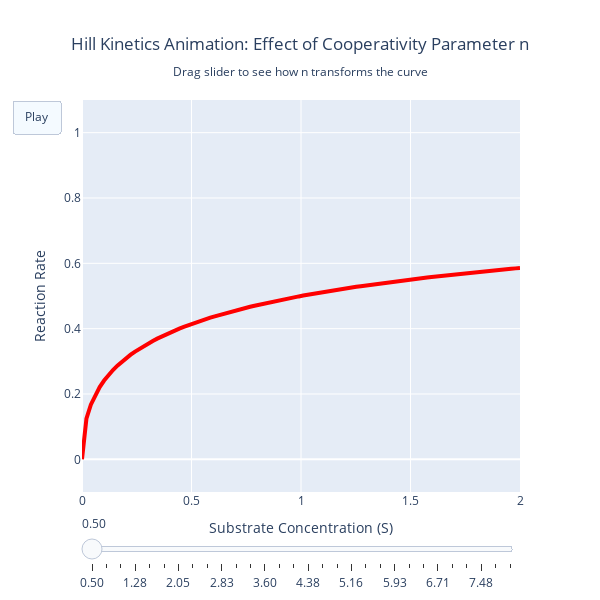

The cell this chart's notebook holds for it:
### Markdown cell above
## Interactive Graph: slider for Hill coefficient

### Code cell
S_values = np.linspace(0, 2, 100)  # substrate range

frames = []

n_animation = np.linspace(0.5, 8, 30)

for n_val in n_animation:
    rate_curve = menten_hill_kinetics(S_values, k_max, K_m, n_val)
    
    frames.append(go.Frame(
        data=[go.Scatter(
            x=S_values, 
            y=rate_curve,
            mode='lines',
            line=dict(color='red', width=4),
            name=f'n = {n_val:.2f}'
        )],
        name=f"n={n_val:.2f}"
    ))


# Create the animation figure
fig_animation = go.Figure(
    data=[go.Scatter(
        x=S_values, 
        y=menten_hill_kinetics(S_values, k_max, K_m, n_animation[0]),
        mode='lines',
        line=dict(color='red', width=4),
        name='Rate'
    )],
    layout=go.Layout(
        title=dict(
            text="Hill Kinetics Animation: Effect of Cooperativity Parameter n<br><sub>Drag slider to see how n transforms the curve</sub>",
            x=0.5
        ),
        xaxis=dict(title="Substrate Concentration (S)", range=[0, S_values[-1]]),
        yaxis=dict(title="Reaction Rate", range=[-0.1, 1.1]),
        width=600,    # Figure width in pixels
        height=600,
        updatemenus=[dict(
            type="buttons",
            buttons=[dict(label="Play",
                         method="animate",
                         args=[None, {"frame": {"duration": 100, "redraw": True},
                                     "fromcurrent": True}])]
        )],
        sliders=[dict(
            steps=[dict(method="animate",
                       args=[[f"n={n_val:.2f}"],
                             {"mode": "immediate",
                              "frame": {"duration": 100, "redraw": True},
                              "transition": {"duration": 0}}],
                       label=f"{n_val:.2f}") for n_val in n_animation]
        )]
        
    ),
    frames=frames
)

fig_animation.show()

### Figure 1 — Plotly figure (JSON) as saved in the notebook; plotly's stock layout.template omitted (floating-point values rounded to 4 significant figures)
{"data": [{"line": {"color": "red", "width": 4}, "mode": "lines", "name": "Rate", "type": "scatter", "x": [0.0, 0.0202, 0.0404, 0.06061, 0.08081, 0.101, 0.1212, 0.1414, 0.1616, 0.1818, 0.202, 0.2222, 0.2424, 0.2626, 0.2828, 0.303, 0.3232, 0.3434, 0.3636, 0.3838, 0.404, 0.4242, 0.4444, 0.4646, 0.4848, 0.5051, 0.5253, 0.5455, 0.5657, 0.5859, 0.6061, 0.6263, 0.6465, 0.6667, 0.6869, 0.7071, 0.7273, 0.7475, 0.7677, 0.7879, 0.8081, 0.8283, 0.8485, 0.8687, 0.8889, 0.9091, 0.9293, 0.9495, 0.9697, 0.9899, 1.01, 1.03, 1.051, 1.071, 1.091, 1.111, 1.131, 1.152, 1.172, 1.192, 1.212, 1.232, 1.253, 1.273, 1.293, 1.313, 1.333, 1.354, 1.374, 1.394, 1.414, 1.434, 1.455, 1.475, 1.495, 1.515, 1.535, 1.556, 1.576, 1.596, 1.616, 1.636, 1.657, 1.677, 1.697, 1.717, 1.737, 1.758, 1.778, 1.798, 1.818, 1.838, 1.859, 1.879, 1.899, 1.919, 1.939, 1.96, 1.98, 2.0], "y": [0.0, 0.1244, 0.1674, 0.1975, 0.2213, 0.2412, 0.2582, 0.2733, 0.2867, 0.2989, 0.3101, 0.3204, 0.3299, 0.3388, 0.3472, 0.355, 0.3625, 0.3695, 0.3762, 0.3825, 0.3886, 0.3944, 0.4, 0.4053, 0.4105, 0.4154, 0.4202, 0.4248, 0.4293, 0.4336, 0.4377, 0.4418, 0.4457, 0.4495, 0.4532, 0.4568, 0.4603, 0.4637, 0.467, 0.4702, 0.4734, 0.4765, 0.4795, 0.4824, 0.4853, 0.4881, 0.4908, 0.4935, 0.4962, 0.4987, 0.5013, 0.5037, 0.5062, 0.5085, 0.5109, 0.5132, 0.5154, 0.5176, 0.5198, 0.5219, 0.524, 0.5261, 0.5281, 0.5301, 0.5321, 0.534, 0.5359, 0.5378, 0.5396, 0.5414, 0.5432, 0.545, 0.5467, 0.5484, 0.5501, 0.5518, 0.5534, 0.555, 0.5566, 0.5582, 0.5597, 0.5613, 0.5628, 0.5643, 0.5657, 0.5672, 0.5686, 0.57, 0.5714, 0.5728, 0.5742, 0.5755, 0.5769, 0.5782, 0.5795, 0.5808, 0.582, 0.5833, 0.5846, 0.5858]}], "layout": {"height": 600, "sliders": [{"steps": [{"args": [["n=0.50"], {"frame": {"duration": 100, "redraw": true}, "mode": "immediate", "transition": {"duration": 0}}], "label": "0.50", "method": "animate"}, {"args": [["n=0.76"], {"frame": {"duration": 100, "redraw": true}, "mode": "immediate", "transition": {"duration": 0}}], "label": "0.76", "method": "animate"}, {"args": [["n=1.02"], {"frame": {"duration": 100, "redraw": true}, "mode": "immediate", "transition": {"duration": 0}}], "label": "1.02", "method": "animate"}, {"args": [["n=1.28"], {"frame": {"duration": 100, "redraw": true}, "mode": "immediate", "transition": {"duration": 0}}], "label": "1.28", "method": "animate"}, {"args": [["n=1.53"], {"frame": {"duration": 100, "redraw": true}, "mode": "immediate", "transition": {"duration": 0}}], "label": "1.53", "method": "animate"}, {"args": [["n=1.79"], {"frame": {"duration": 100, "redraw": true}, "mode": "immediate", "transition": {"duration": 0}}], "label": "1.79", "method": "animate"}, {"args": [["n=2.05"], {"frame": {"duration": 100, "redraw": true}, "mode": "immediate", "transition": {"duration": 0}}], "label": "2.05", "method": "animate"}, {"args": [["n=2.31"], {"frame": {"duration": 100, "redraw": true}, "mode": "immediate", "transition": {"duration": 0}}], "label": "2.31", "method": "animate"}, {"args": [["n=2.57"], {"frame": {"duration": 100, "redraw": true}, "mode": "immediate", "transition": {"duration": 0}}], "label": "2.57", "method": "animate"}, {"args": [["n=2.83"], {"frame": {"duration": 100, "redraw": true}, "mode": "immediate", "transition": {"duration": 0}}], "label": "2.83", "method": "animate"}, {"args": [["n=3.09"], {"frame": {"duration": 100, "redraw": true}, "mode": "immediate", "transition": {"duration": 0}}], "label": "3.09", "method": "animate"}, {"args": [["n=3.34"], {"frame": {"duration": 100, "redraw": true}, "mode": "immediate", "transition": {"duration": 0}}], "label": "3.34", "method": "animate"}, {"args": [["n=3.60"], {"frame": {"duration": 100, "redraw": true}, "mode": "immediate", "transition": {"duration": 0}}], "label": "3.60", "method": "animate"}, {"args": [["n=3.86"], {"frame": {"duration": 100, "redraw": true}, "mode": "immediate", "transition": {"duration": 0}}], "label": "3.86", "method": "animate"}, {"args": [["n=4.12"], {"frame": {"duration": 100, "redraw": true}, "mode": "immediate", "transition": {"duration": 0}}], "label": "4.12", "method": "animate"}, {"args": [["n=4.38"], {"frame": {"duration": 100, "redraw": true}, "mode": "immediate", "transition": {"duration": 0}}], "label": "4.38", "method": "animate"}, {"args": [["n=4.64"], {"frame": {"duration": 100, "redraw": true}, "mode": "immediate", "transition": {"duration": 0}}], "label": "4.64", "method": "animate"}, {"args": [["n=4.90"], {"frame": {"duration": 100, "redraw": true}, "mode": "immediate", "transition": {"duration": 0}}], "label": "4.90", "method": "animate"}, {"args": [["n=5.16"], {"frame": {"duration": 100, "redraw": true}, "mode": "immediate", "transition": {"duration": 0}}], "label": "5.16", "method": "animate"}, {"args": [["n=5.41"], {"frame": {"duration": 100, "redraw": true}, "mode": "immediate", "transition": {"duration": 0}}], "label": "5.41", "method": "animate"}, {"args": [["n=5.67"], {"frame": {"duration": 100, "redraw": true}, "mode": "immediate", "transition": {"duration": 0}}], "label": "5.67", "method": "animate"}, {"args": [["n=5.93"], {"frame": {"duration": 100, "redraw": true}, "mode": "immediate", "transition": {"duration": 0}}], "label": "5.93", "method": "animate"}, {"args": [["n=6.19"], {"frame": {"duration": 100, "redraw": true}, "mode": "immediate", "transition": {"duration": 0}}], "label": "6.19", "method": "animate"}, {"args": [["n=6.45"], {"frame": {"duration": 100, "redraw": true}, "mode": "immediate", "transition": {"duration": 0}}], "label": "6.45", "method": "animate"}, {"args": [["n=6.71"], {"frame": {"duration": 100, "redraw": true}, "mode": "immediate", "transition": {"duration": 0}}], "label": "6.71", "method": "animate"}, {"args": [["n=6.97"], {"frame": {"duration": 100, "redraw": true}, "mode": "immediate", "transition": {"duration": 0}}], "label": "6.97", "method": "animate"}, {"args": [["n=7.22"], {"frame": {"duration": 100, "redraw": true}, "mode": "immediate", "transition": {"duration": 0}}], "label": "7.22", "method": "animate"}, {"args": [["n=7.48"], {"frame": {"duration": 100, "redraw": true}, "mode": "immediate", "transition": {"duration": 0}}], "label": "7.48", "method": "animate"}, {"args": [["n=7.74"], {"frame": {"duration": 100, "redraw": true}, "mode": "immediate", "transition": {"duration": 0}}], "label": "7.74", "method": "animate"}, {"args": [["n=8.00"], {"frame": {"duration": 100, "redraw": true}, "mode": "immediate", "transition": {"duration": 0}}], "label": "8.00", "method": "animate"}]}], "title": {"text": "Hill Kinetics Animation: Effect of Cooperativity Parameter n<br><sub>Drag slider to see how n transforms the curve</sub>", "x": 0.5}, "updatemenus": [{"buttons": [{"args": [null, {"frame": {"duration": 100, "redraw": true}, "fromcurrent": true}], "label": "Play", "method": "animate"}], "type": "buttons"}], "width": 600, "xaxis": {"range": [0, 2], "title": {"text": "Substrate Concentration (S)"}}, "yaxis": {"range": [-0.1, 1.1], "title": {"text": "Reaction Rate"}}}}
